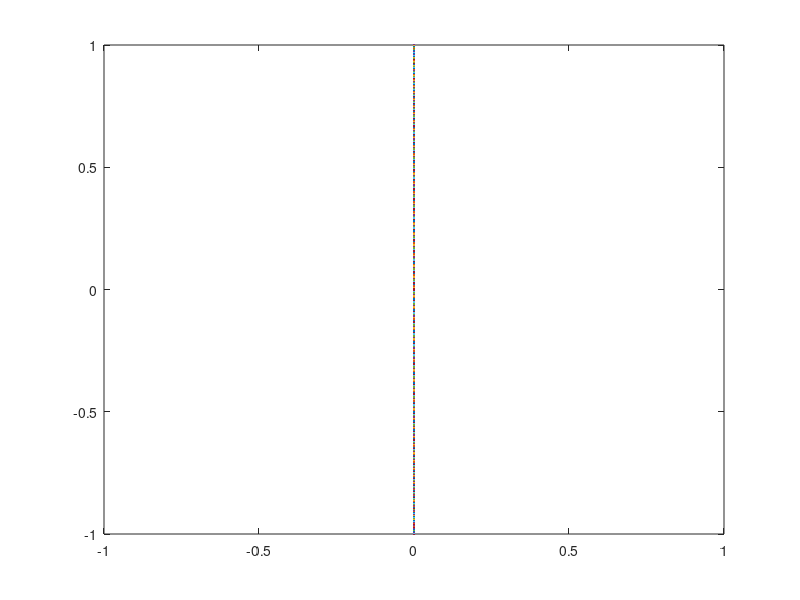
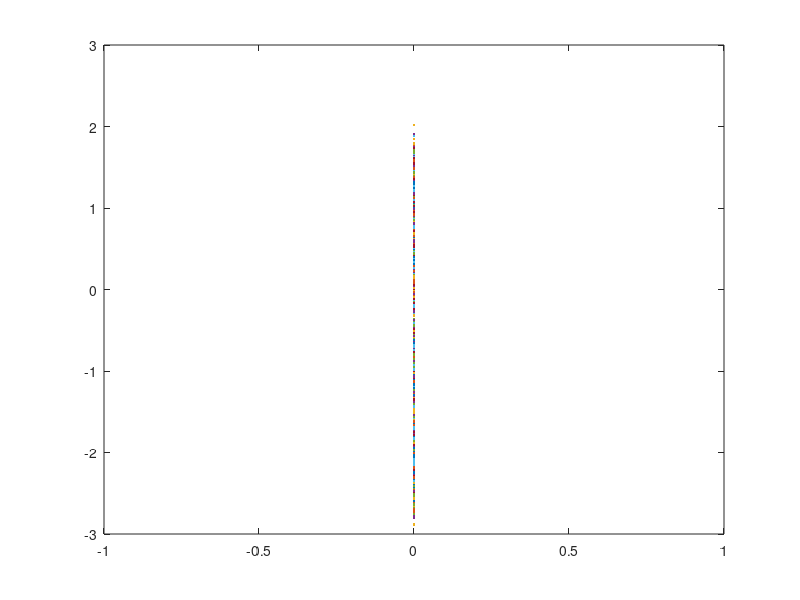
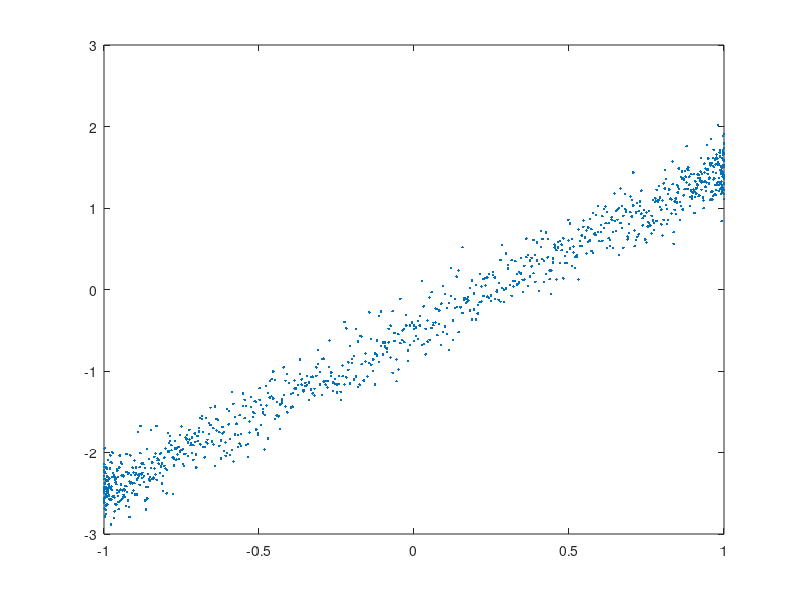

MATLAB code to generate these figures, in order: (Note: this script raises an error after producing the figures.)
clc, clear, close all
load('p2.mat')
t=0:0.001;
plot(t,x)
figure
plot(t,y)

figure
plot(x,y,'.')

[a,b]=p2_4(x,y)

noise=0.1*randn(1,length(y));
z=y+noise;
[a,b]=p2_4(x,z)